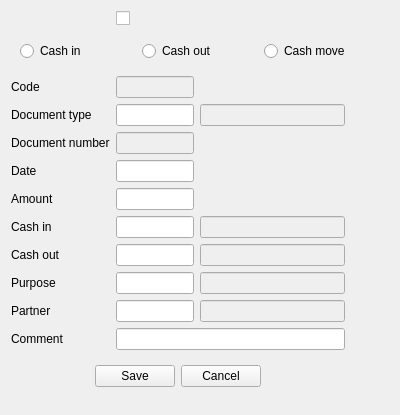
<?xml version="1.0" encoding="UTF-8"?>
<ui version="4.0">
 <class>WCashEntry</class>
 <widget class="QWidget" name="WCashEntry">
  <property name="geometry">
   <rect>
    <x>0</x>
    <y>0</y>
    <width>400</width>
    <height>415</height>
   </rect>
  </property>
  <property name="windowTitle">
   <string>Form</string>
  </property>
  <layout class="QGridLayout" name="gridLayout">
   <item row="12" column="0" colspan="3">
    <widget class="QWidget" name="wOK" native="true">
     <layout class="QHBoxLayout" name="horizontalLayout">
      <item>
       <spacer name="horizontalSpacer">
        <property name="orientation">
         <enum>Qt::Horizontal</enum>
        </property>
        <property name="sizeHint" stdset="0">
         <size>
          <width>77</width>
          <height>20</height>
         </size>
        </property>
       </spacer>
      </item>
      <item>
       <widget class="QPushButton" name="btnSave">
        <property name="text">
         <string>Save</string>
        </property>
       </widget>
      </item>
      <item>
       <widget class="QPushButton" name="btnCancel">
        <property name="text">
         <string>Cancel</string>
        </property>
       </widget>
      </item>
      <item>
       <spacer name="horizontalSpacer_2">
        <property name="orientation">
         <enum>Qt::Horizontal</enum>
        </property>
        <property name="sizeHint" stdset="0">
         <size>
          <width>77</width>
          <height>20</height>
         </size>
        </property>
       </spacer>
      </item>
     </layout>
    </widget>
   </item>
   <item row="9" column="2">
    <widget class="EQLineEdit" name="leCreditName">
     <property name="enabled">
      <bool>false</bool>
     </property>
     <property name="focusPolicy">
      <enum>Qt::NoFocus</enum>
     </property>
    </widget>
   </item>
   <item row="3" column="3">
    <spacer name="horizontalSpacer_3">
     <property name="orientation">
      <enum>Qt::Horizontal</enum>
     </property>
     <property name="sizeHint" stdset="0">
      <size>
       <width>40</width>
       <height>20</height>
      </size>
     </property>
    </spacer>
   </item>
   <item row="7" column="2">
    <widget class="EQLineEdit" name="leDebitName">
     <property name="enabled">
      <bool>false</bool>
     </property>
     <property name="focusPolicy">
      <enum>Qt::NoFocus</enum>
     </property>
    </widget>
   </item>
   <item row="5" column="0">
    <widget class="QLabel" name="label_4">
     <property name="text">
      <string>Date</string>
     </property>
    </widget>
   </item>
   <item row="10" column="1">
    <widget class="EQLineEdit" name="lePartnerCode">
     <property name="maximumSize">
      <size>
       <width>80</width>
       <height>16777215</height>
      </size>
     </property>
    </widget>
   </item>
   <item row="10" column="0">
    <widget class="QLabel" name="label_7">
     <property name="text">
      <string>Partner</string>
     </property>
    </widget>
   </item>
   <item row="6" column="1">
    <widget class="EQLineEdit" name="leAmount">
     <property name="maximumSize">
      <size>
       <width>80</width>
       <height>16777215</height>
      </size>
     </property>
    </widget>
   </item>
   <item row="10" column="2">
    <widget class="EQLineEdit" name="lePartnerName">
     <property name="enabled">
      <bool>false</bool>
     </property>
     <property name="focusPolicy">
      <enum>Qt::NoFocus</enum>
     </property>
    </widget>
   </item>
   <item row="3" column="0">
    <widget class="QLabel" name="label_2">
     <property name="text">
      <string>Document type</string>
     </property>
    </widget>
   </item>
   <item row="7" column="1">
    <widget class="EQLineEdit" name="leDebit">
     <property name="maximumSize">
      <size>
       <width>80</width>
       <height>16777215</height>
      </size>
     </property>
    </widget>
   </item>
   <item row="6" column="0">
    <widget class="QLabel" name="label_9">
     <property name="text">
      <string>Amount</string>
     </property>
    </widget>
   </item>
   <item row="7" column="0">
    <widget class="QLabel" name="lbCashIn">
     <property name="text">
      <string>Cash in</string>
     </property>
    </widget>
   </item>
   <item row="3" column="1">
    <widget class="EQLineEdit" name="leDocTypeNum">
     <property name="maximumSize">
      <size>
       <width>80</width>
       <height>16777215</height>
      </size>
     </property>
    </widget>
   </item>
   <item row="5" column="1">
    <widget class="EDateEdit" name="deDate">
     <property name="maximumSize">
      <size>
       <width>80</width>
       <height>16777215</height>
      </size>
     </property>
    </widget>
   </item>
   <item row="4" column="0">
    <widget class="QLabel" name="label_3">
     <property name="text">
      <string>Document number</string>
     </property>
    </widget>
   </item>
   <item row="9" column="0">
    <widget class="QLabel" name="label_6">
     <property name="text">
      <string>Purpose</string>
     </property>
    </widget>
   </item>
   <item row="2" column="1">
    <widget class="EQLineEdit" name="leCode">
     <property name="enabled">
      <bool>false</bool>
     </property>
     <property name="maximumSize">
      <size>
       <width>80</width>
       <height>16777215</height>
      </size>
     </property>
    </widget>
   </item>
   <item row="9" column="1">
    <widget class="EQLineEdit" name="leCredit">
     <property name="maximumSize">
      <size>
       <width>80</width>
       <height>16777215</height>
      </size>
     </property>
    </widget>
   </item>
   <item row="3" column="2">
    <widget class="EQLineEdit" name="leDocTypeName">
     <property name="enabled">
      <bool>false</bool>
     </property>
     <property name="focusPolicy">
      <enum>Qt::NoFocus</enum>
     </property>
    </widget>
   </item>
   <item row="11" column="1" colspan="2">
    <widget class="EQLineEdit" name="leComment"/>
   </item>
   <item row="0" column="1">
    <widget class="QCheckBox" name="chEnable">
     <property name="text">
      <string/>
     </property>
    </widget>
   </item>
   <item row="2" column="0">
    <widget class="QLabel" name="label">
     <property name="text">
      <string>Code</string>
     </property>
    </widget>
   </item>
   <item row="4" column="1">
    <widget class="EQLineEdit" name="leDocNum">
     <property name="enabled">
      <bool>false</bool>
     </property>
     <property name="maximumSize">
      <size>
       <width>80</width>
       <height>16777215</height>
      </size>
     </property>
    </widget>
   </item>
   <item row="11" column="0">
    <widget class="QLabel" name="label_8">
     <property name="text">
      <string>Comment</string>
     </property>
    </widget>
   </item>
   <item row="1" column="0" colspan="4">
    <widget class="QWidget" name="wOp" native="true">
     <property name="minimumSize">
      <size>
       <width>0</width>
       <height>0</height>
      </size>
     </property>
     <layout class="QHBoxLayout" name="horizontalLayout_2">
      <item>
       <widget class="QRadioButton" name="rbCashIn">
        <property name="text">
         <string>Cash in</string>
        </property>
       </widget>
      </item>
      <item>
       <widget class="QRadioButton" name="rbCashOut">
        <property name="text">
         <string>Cash out</string>
        </property>
       </widget>
      </item>
      <item>
       <widget class="QRadioButton" name="rbCashMove">
        <property name="text">
         <string>Cash move</string>
        </property>
       </widget>
      </item>
     </layout>
    </widget>
   </item>
   <item row="13" column="0">
    <spacer name="verticalSpacer">
     <property name="orientation">
      <enum>Qt::Vertical</enum>
     </property>
     <property name="sizeHint" stdset="0">
      <size>
       <width>20</width>
       <height>40</height>
      </size>
     </property>
    </spacer>
   </item>
   <item row="8" column="0">
    <widget class="QLabel" name="lbCachout">
     <property name="text">
      <string>Cash out</string>
     </property>
    </widget>
   </item>
   <item row="8" column="1">
    <widget class="EQLineEdit" name="leCashout">
     <property name="maximumSize">
      <size>
       <width>80</width>
       <height>16777215</height>
      </size>
     </property>
    </widget>
   </item>
   <item row="8" column="2">
    <widget class="EQLineEdit" name="leCashOutName">
     <property name="enabled">
      <bool>false</bool>
     </property>
     <property name="focusPolicy">
      <enum>Qt::NoFocus</enum>
     </property>
    </widget>
   </item>
  </layout>
 </widget>
 <customwidgets>
  <customwidget>
   <class>EQLineEdit</class>
   <extends>QLineEdit</extends>
   <header location="global">eqlineedit.h</header>
   <slots>
    <signal>customButtonClicked(bool)</signal>
   </slots>
  </customwidget>
  <customwidget>
   <class>EDateEdit</class>
   <extends>QLineEdit</extends>
   <header location="global">edateedit.h</header>
  </customwidget>
 </customwidgets>
 <tabstops>
  <tabstop>chEnable</tabstop>
  <tabstop>rbCashIn</tabstop>
  <tabstop>rbCashOut</tabstop>
  <tabstop>rbCashMove</tabstop>
  <tabstop>leCode</tabstop>
  <tabstop>leDocTypeNum</tabstop>
  <tabstop>leDocNum</tabstop>
  <tabstop>deDate</tabstop>
  <tabstop>leAmount</tabstop>
  <tabstop>leDebit</tabstop>
  <tabstop>leCashout</tabstop>
  <tabstop>leCredit</tabstop>
  <tabstop>lePartnerCode</tabstop>
  <tabstop>leComment</tabstop>
  <tabstop>btnSave</tabstop>
  <tabstop>btnCancel</tabstop>
  <tabstop>leCashOutName</tabstop>
 </tabstops>
 <resources/>
 <connections/>
</ui>
